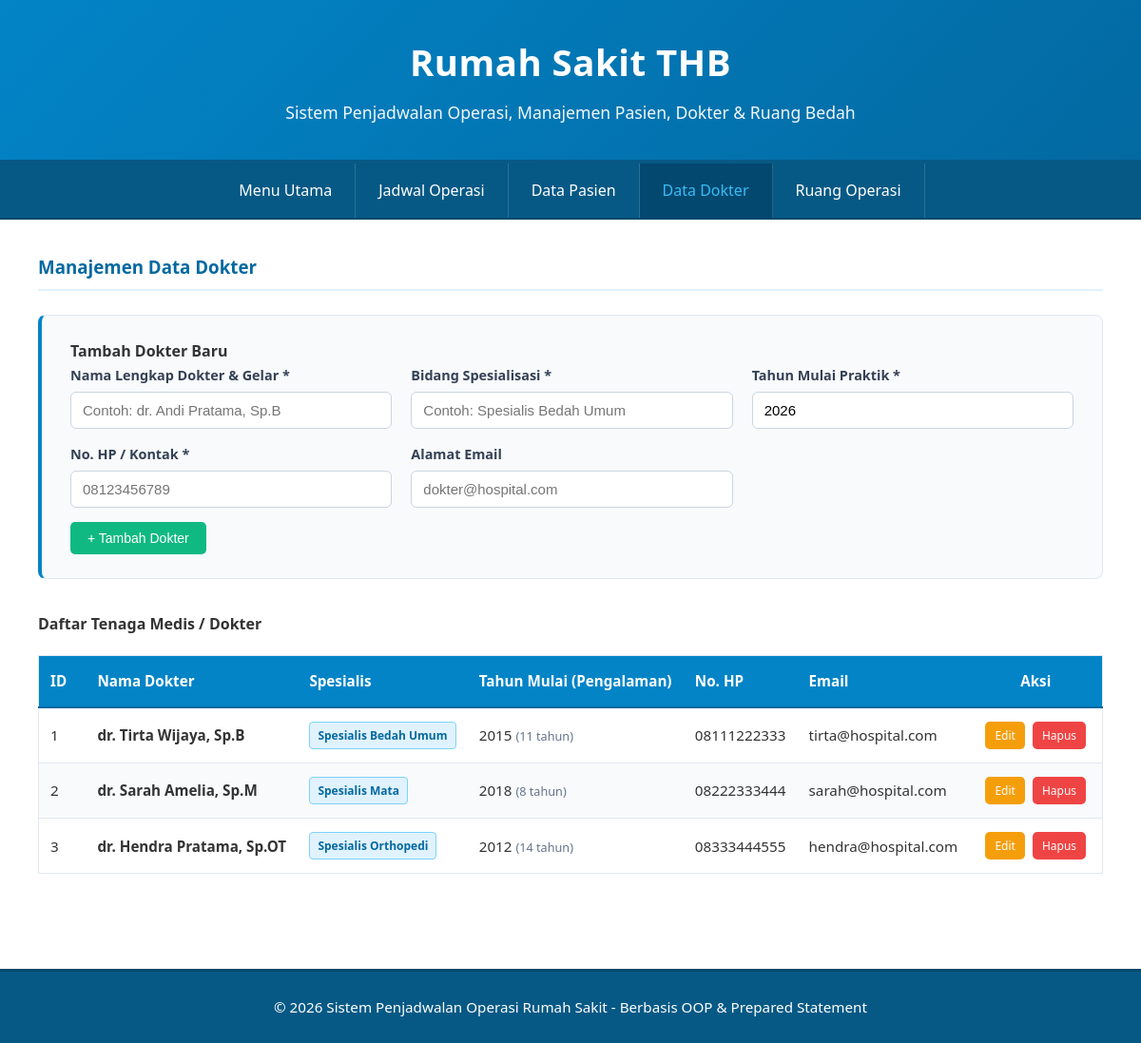
The app's page /?page=doctor with its own data.
### tables this page shows
CREATE TABLE doctor (
    id INT AUTO_INCREMENT PRIMARY KEY,
    nama VARCHAR(100) NOT NULL,
    spesialis VARCHAR(100) NOT NULL,
    tahun_mulai INT NOT NULL,
    no_hp VARCHAR(20),
    email VARCHAR(100)
);

### config/db.php (called while the page is built, shortened)
<?php
class Database {
    private $host = "localhost";
    private $db_name = "db_rumahsakit";
    private $username = "root";
    private $password = "";
    public function __construct() {
        try {
            $this->conn = new PDO("mysql:host=" . $this->host . ";dbname=" . $this->db_name, $this->username, $this->password);
        } catch(PDOException $exception) {
            echo "Koneksi database error: " . $exception->getMessage();
        }
    }
}
?>

### class/Manusia.php (called while the page is built, shortened)
<?php
require_once __DIR__ . '/../config/db.php';
abstract class Manusia {
    public function __construct() {
        $database = new Database();
        $this->db = $database->conn;
    }
}
?>

### class/Doctor.php (called while the page is built, shortened)
<?php
require_once __DIR__ . '/Manusia.php';
class Doctor extends Manusia {
    public function getAll() {
        $stmt = $this->db->prepare("SELECT * FROM doctor ORDER BY id ASC");
        $stmt->execute();
        return $stmt->fetchAll();
    }
}
?>

### view/doctor.php (the view, shortened to what this page needs)
<?php
$editData = null;
?>
<h3>Manajemen Data Dokter</h3>
<div class="form-card">
    <h4><?= $editData ? 'Edit Data Dokter' : 'Tambah Dokter Baru' ?></h4>
    <form method="POST" action="index.php?page=doctor">
        <div class="form-grid">
            <div class="form-group">
                <label>Nama Lengkap Dokter & Gelar *</label>
                <input type="text" name="nama" value="<?= htmlspecialchars($editData['nama'] ?? '') ?>" required placeholder="Contoh: dr. Andi Pratama, Sp.B">
            </div>
            <div class="form-group">
                <label>Bidang Spesialisasi *</label>
                <input type="text" name="spesialis" value="<?= htmlspecialchars($editData['spesialis'] ?? '') ?>" required placeholder="Contoh: Spesialis Bedah Umum">
            </div>
            <div class="form-group">
                <label>Tahun Mulai Praktik *</label>
                <input type="number" name="tahun_mulai" min="1970" max="<?= date('Y') ?>" value="<?= htmlspecialchars($editData['tahun_mulai'] ?? date('Y')) ?>" required>
            </div>
            <div class="form-group">
                <label>No. HP / Kontak *</label>
                <input type="text" name="no_hp" value="<?= htmlspecialchars($editData['no_hp'] ?? '') ?>" required placeholder="08123456789">
            </div>
            <div class="form-group">
                <label>Alamat Email</label>
                <input type="email" name="email" value="<?= htmlspecialchars($editData['email'] ?? '') ?>" placeholder="dokter@hospital.com">
            </div>
        </div>
        <div style="margin-top: 15px;">
            <?php if ($editData): ?>
                <button type="submit" name="update_doctor" class="btn btn-primary">Simpan Perubahan</button>
                <a href="?page=doctor" class="btn btn-secondary">Batal</a>
            <?php else: ?>
                <button type="submit" name="add_doctor" class="btn btn-success">+ Tambah Dokter</button>
            <?php endif; ?>
        </div>
    </form>
</div>
<h4>Daftar Tenaga Medis / Dokter</h4>
<div class="table-responsive">
    <table>
        <thead>
            <tr>
                <th style="width: 50px;">ID</th>
                <th>Nama Dokter</th>
                <th>Spesialis</th>
                <th>Tahun Mulai (Pengalaman)</th>
                <th>No. HP</th>
                <th>Email</th>
                <th style="width: 140px; text-align: center;">Aksi</th>
            </tr>
        </thead>
        <tbody>
            <?php
            $listDoctor = $doctor->getAll();
            if (empty($listDoctor)):
            ?>
                <tr>
                    <td colspan="7" style="text-align: center; color: #64748b;">Belum ada data dokter.</td>
                </tr>
            <?php else: ?>
                <?php foreach ($listDoctor as $d): ?>
                <tr>
                    <td><?= htmlspecialchars($d['id']) ?></td>
                    <td><strong><?= htmlspecialchars($d['nama']) ?></strong></td>
                    <td><span class="badge badge-info"><?= htmlspecialchars($d['spesialis']) ?></span></td>
                    <td>
                        <?= htmlspecialchars($d['tahun_mulai']) ?>
                        <small style="color: #64748b;">(<?= max(0, date('Y') - (int)$d['tahun_mulai']) ?> tahun)</small>
                    </td>
                    <td><?= htmlspecialchars($d['no_hp'] ?? '-') ?></td>
                    <td><?= htmlspecialchars($d['email'] ?? '-') ?></td>
                    <td style="text-align: center;">
                        <a href="?page=doctor&action=edit&id=<?= $d['id'] ?>" class="btn btn-warning btn-sm">Edit</a>
                        <a href="?page=doctor&action=delete&id=<?= $d['id'] ?>" class="btn btn-danger btn-sm" onclick="return confirm('Apakah Anda yakin ingin menghapus data dokter ini?');">Hapus</a>
                    </td>
                </tr>
                <?php endforeach; ?>
            <?php endif; ?>
        </tbody>
    </table>
</div>

### style.css (style rules this page uses)
* { margin: 0; padding: 0; box-sizing: border-box; }
body { font-family: 'Segoe UI', Tahoma, Geneva, Verdana, sans-serif; background-color: #f0f4f8; color: #333; line-height: 1.6; min-height: 100vh; }
h2, h3 { color: #0369a1; margin-bottom: 20px; font-weight: 600; border-bottom: 2px solid #e0f2fe; padding-bottom: 8px; }
.table-responsive { overflow-x: auto; margin: 20px 0 35px 0; }
table { width: 100%; border-collapse: collapse; background-color: white; border: 1px solid #e2e8f0; }
th { background-color: #0284c7; color: white; padding: 14px 12px; text-align: left; font-weight: 600; font-size: 0.95em; border-bottom: 2px solid #0369a1; }
td { padding: 12px; border-bottom: 1px solid #e2e8f0; vertical-align: middle; font-size: 0.95em; }
tbody tr:nth-child(even) { background-color: #f8fafc; }
.form-card { background-color: #f8fafc; padding: 25px 30px; margin: 25px 0 35px 0; border: 1px solid #e2e8f0; border-radius: 8px; border-left: 4px solid #0284c7; }
.form-grid { display: grid; grid-template-columns: repeat(auto-fit, minmax(280px, 1fr)); gap: 15px 20px; }
.form-group { display: flex; flex-direction: column; }
label { font-weight: 600; color: #334155; margin-bottom: 6px; font-size: 0.9em; }
input, select, textarea { width: 100%; padding: 10px 12px; border: 1px solid #cbd5e1; border-radius: 6px; font-size: 15px; transition: all 0.2s ease; background-color: white; }
button, .btn { display: inline-block; padding: 9px 18px; border: none; border-radius: 5px; cursor: pointer; font-size: 14px; font-weight: 500; text-decoration: none; transition: all 0.2s ease; text-align: center; }
.btn-success { background-color: #10b981; color: white; }
.btn-warning { background-color: #f59e0b; color: white; }
.btn-danger { background-color: #ef4444; color: white; }
.btn-sm { padding: 5px 10px; font-size: 12px; margin: 2px; }
.badge { display: inline-block; padding: 4px 8px; border-radius: 4px; font-size: 12px; font-weight: 600; }
.badge-info { background-color: #e0f2fe; color: #0369a1; border: 1px solid #7dd3fc; }

### records on screen
doctor: id "1", nama "dr. Tirta Wijaya, Sp.B", spesialis "Spesialis Bedah Umum", tahun_mulai "2015", no_hp "08111222333", email "tirta@hospital.com"
doctor: id "2", nama "dr. Sarah Amelia, Sp.M", spesialis "Spesialis Mata", tahun_mulai "2018", no_hp "08222333444", email "sarah@hospital.com"
doctor: id "3", nama "dr. Hendra Pratama, Sp.OT", spesialis "Spesialis Orthopedi", tahun_mulai "2012", no_hp "08333444555", email "hendra@hospital.com"
